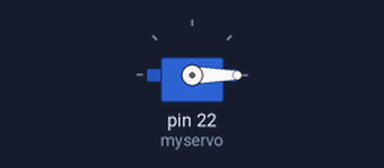
Bench run of a sketch on a simulated Arduino Mega 2560, built with avr-gcc and run on an emulated ATmega2560. On the bench: servo.

Above: at 0.05 s.
Timing chart, 0 to 4.6 s (numbered marks = the images above):
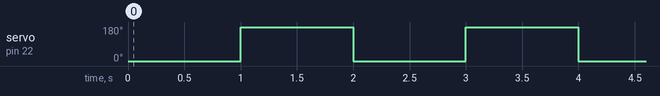

The sketch:

SSTest-01.ino
```cpp
#include <Servo.h>

Servo myservo;  // Create a servo object

void setup() {
  myservo.attach(22);  // Attach the servo to digital pin 9 (you can change this to your servo's pin)
}

void loop() {
  // Move the servo to 0 degrees (fully counter-clockwise)
  myservo.write(0);
  delay(1000);  // Wait for 1 second

  // Move the servo to 180 degrees (fully clockwise)
  myservo.write(180);
  delay(1000);  // Wait for 1 second
}
```

Measured:
- by itself, servo on pin 22 (myservo): alternates 180° for 1.0 s and 0° for 1.0 s
